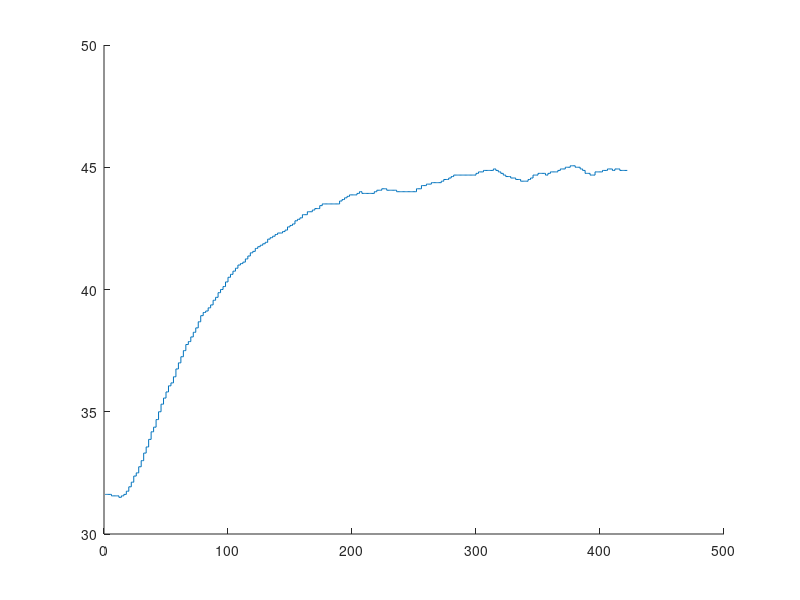

MATLAB code for this plot: (Note: this script raises an error after producing the figure.)
clear all
close all

%% Pomiary: skok u1
load('odp_skok_u1_25_75.mat')
y1_1 = y1;
y2_1 = y2;
step_u1 = u1;

figure()
hold on
fig = stairs(y1_1(66:end));
writematrix([fig.XData; fig.YData]','txts/ad4_y1_1.txt', "Delimiter","tab");
hold off
figure()
hold on
fig = stairs(y2_1(66:end));
writematrix([fig.XData; fig.YData]','txts/ad4_y2_1.txt', "Delimiter","tab");
hold off
figure()
hold on
fig = stairs(step_u1(66:end));
writematrix([fig.XData; fig.YData]','txts/ad4_u1.txt', "Delimiter","tab");
hold off

%% Pomiary: skok u2
load('odp_skok_u2_30_80.mat')
y1_2 = y1;
y2_2 = y2;
step_u2 = u2;

figure()
hold on
fig = stairs(y1_2(42:end));
writematrix([fig.XData; fig.YData]','txts/ad4_y1_2.txt', "Delimiter","tab");
hold off
figure()
hold on
fig = stairs(y2_1(42:end));
writematrix([fig.XData; fig.YData]','txts/ad4_y2_2.txt', "Delimiter","tab");
hold off
figure()
hold on
fig = stairs(step_u2(42:end));
writematrix([fig.XData; fig.YData]','txts/ad4_u2.txt', "Delimiter","tab");
hold off

%% Przeksztalcenie odpowiedzi skokowej
S = step_response(y1_1, y2_1, y1_2, y2_2, step_u1, step_u2);
save("data/model","S");




